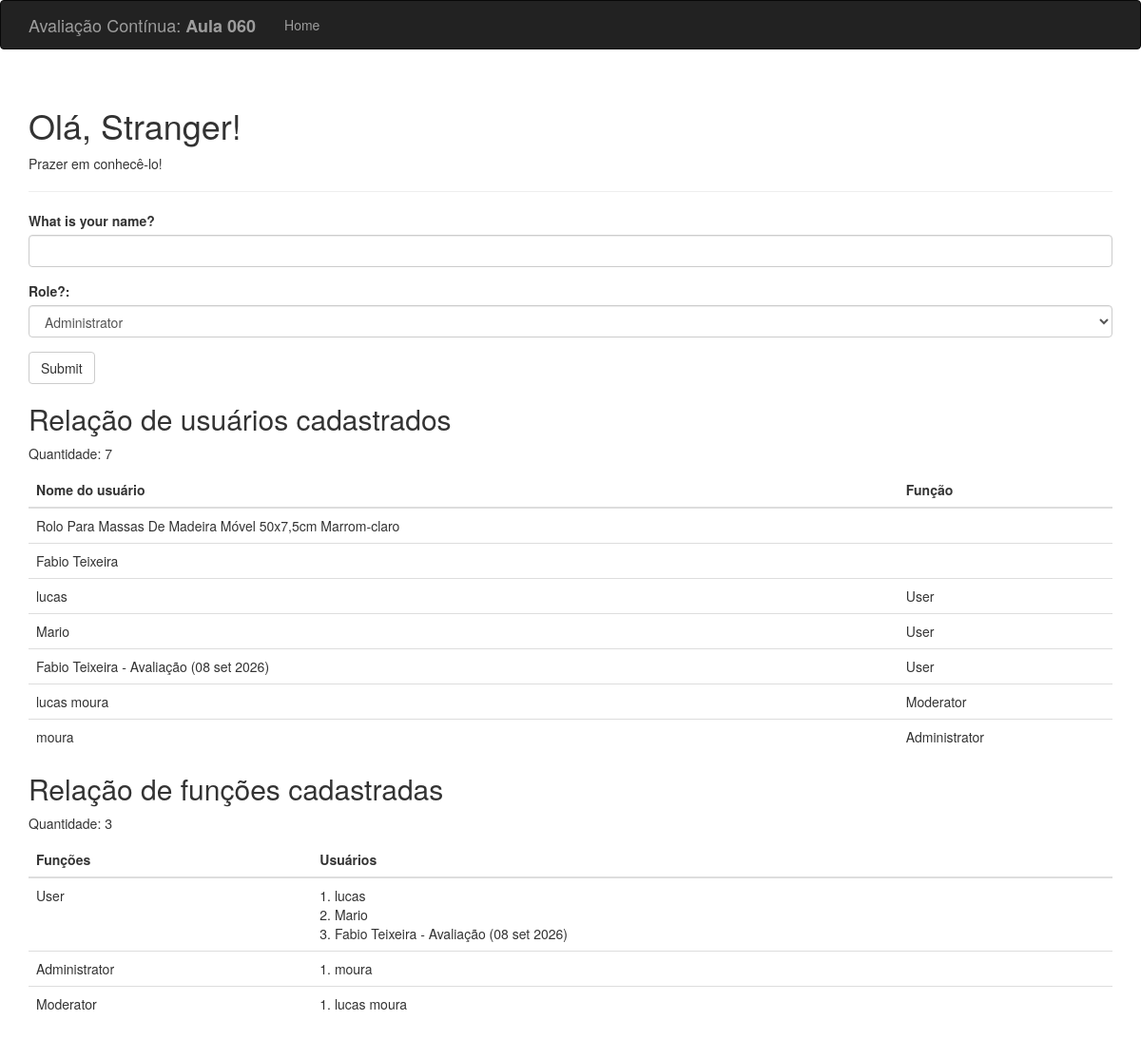
The page / on the database its author committed.
### hello.py (models this page shows, shortened)
class User(db.Model):
    __tablename__ = 'users'
    id = db.Column(db.Integer, primary_key=True)
    username = db.Column(db.String(64), unique=True, index=True)
    role_id = db.Column(db.Integer, db.ForeignKey('roles.id'))

class Role(db.Model):
    __tablename__ = 'roles'
    id = db.Column(db.Integer, primary_key=True)
    name = db.Column(db.String(64), unique=True)
    users = db.relationship(
        'User',
        backref='role',
        lazy='dynamic'
    )

### hello.py (the view, shortened to what this page needs)
@app.route('/', methods=['GET', 'POST'])
def index():
    roles_names = ['Administrator', 'Moderator', 'User']
    for role_name in roles_names:
        role = Role.query.filter_by(name=role_name).first()
        if role is None:
            role = Role(name=role_name)
            db.session.add(role)
    db.session.commit()
    form = NameForm()
    users = User.query.all()
    roles = Role.query.all()
    users_count = User.query.count()
    roles_count = Role.query.count()
    return render_template(
        'index.html',
        form=form,
        name=session.get('name'),
        known=session.get('known', False),
        users=users,
        roles=roles,
        users_count=users_count,
        roles_count=roles_count
    )

### hello.py
class NameForm(FlaskForm):
    name = StringField(
        'What is your name?',
        validators=[DataRequired()]
    )
    role = SelectField(
        'Role?:',
        choices=[
            ('Administrator', 'Administrator'),
            ('Moderator', 'Moderator'),
            ('User', 'User')
        ],
        validators=[DataRequired()]
    )
    submit = SubmitField('Submit')

### templates/index.html (shortened to what this page needs)
{% extends "base.html" %}
{% import "bootstrap/wtf.html" as wtf %}
{% block page_content %}
<div class="page-header">
    <h1>
        Olá, {% if name %}{{ name }}{% else %}Stranger{% endif %}!
    </h1>
    {% if not known %}
    <p>Prazer em conhecê-lo!</p>
    {% else %}
    <p>Que bom vê-lo novamente!</p>
    {% endif %}
</div>
{{ wtf.quick_form(form) }}
<h2>Relação de usuários cadastrados</h2>
<p>
    Quantidade: {{ users_count }}
</p>
<table class="table">
    <thead>
        <tr>
            <th>Nome do usuário</th>
            <th>Função</th>
        </tr>
    </thead>
    <tbody>
        {% for user in users %}
        <tr>
            <td>{{ user.username }}</td>
            <td>{{ user.role.name }}</td>
        </tr>
        {% endfor %}
    </tbody>
</table>
<h2>Relação de funções cadastradas</h2>
<p>
    Quantidade: {{ roles_count }}
</p>
<table class="table">
    <thead>
        <tr>
            <th>Funções</th>
            <th>Usuários</th>
        </tr>
    </thead>
    <tbody>
        {% for role in roles %}
        <tr>
            <td>{{ role.name }}</td>
            <td>
                {% set role_users = role.users.all() %}
                {% for user in role_users %}
                    {{ loop.index }}. {{ user.username }}<br>
                {% endfor %}
            </td>
        </tr>
        {% endfor %}
    </tbody>
</table>
{% endblock %}

### templates/base.html (shortened to what this page needs)
{% extends "bootstrap/base.html" %}
{% block head %}
{{ super() }}
{% endblock %}
{% block navbar %}
<div class="navbar navbar-inverse" role="navigation">
    <div class="container">
        <div class="navbar-header">
            <a class="navbar-brand" href="{{ url_for('index') }}">Avaliação Contínua: <strong>Aula 060</strong></a>
        </div>
        <div class="navbar-collapse collapse">
            <ul class="nav navbar-nav">
                <li>
                    <a href="{{ url_for('index') }}">Home</a>
                </li>
            </ul>
        </div>
    </div>
</div>
{% endblock %}
{% block content %}
<div class="container">
    {% block page_content %}{% endblock %}
</div>
{% endblock %}

### rows shown on the page
User: username "Rolo Para Massas De Madeira Móvel 50x7,5cm Marrom-claro"
User: username "Fabio Teixeira"
User: username "lucas", role.name "User"
User: username "Mario", role.name "User"
User: username "Fabio Teixeira - Avaliação (08 set 2026)", role.name "User"
User: username "lucas moura", role.name "Moderator"
User: username "moura", role.name "Administrator"
Role: name "User"
Role: name "Administrator"
Role: name "Moderator"

### other values the page prints
{{ users_count }} "7"
{{ roles_count }} "3"
